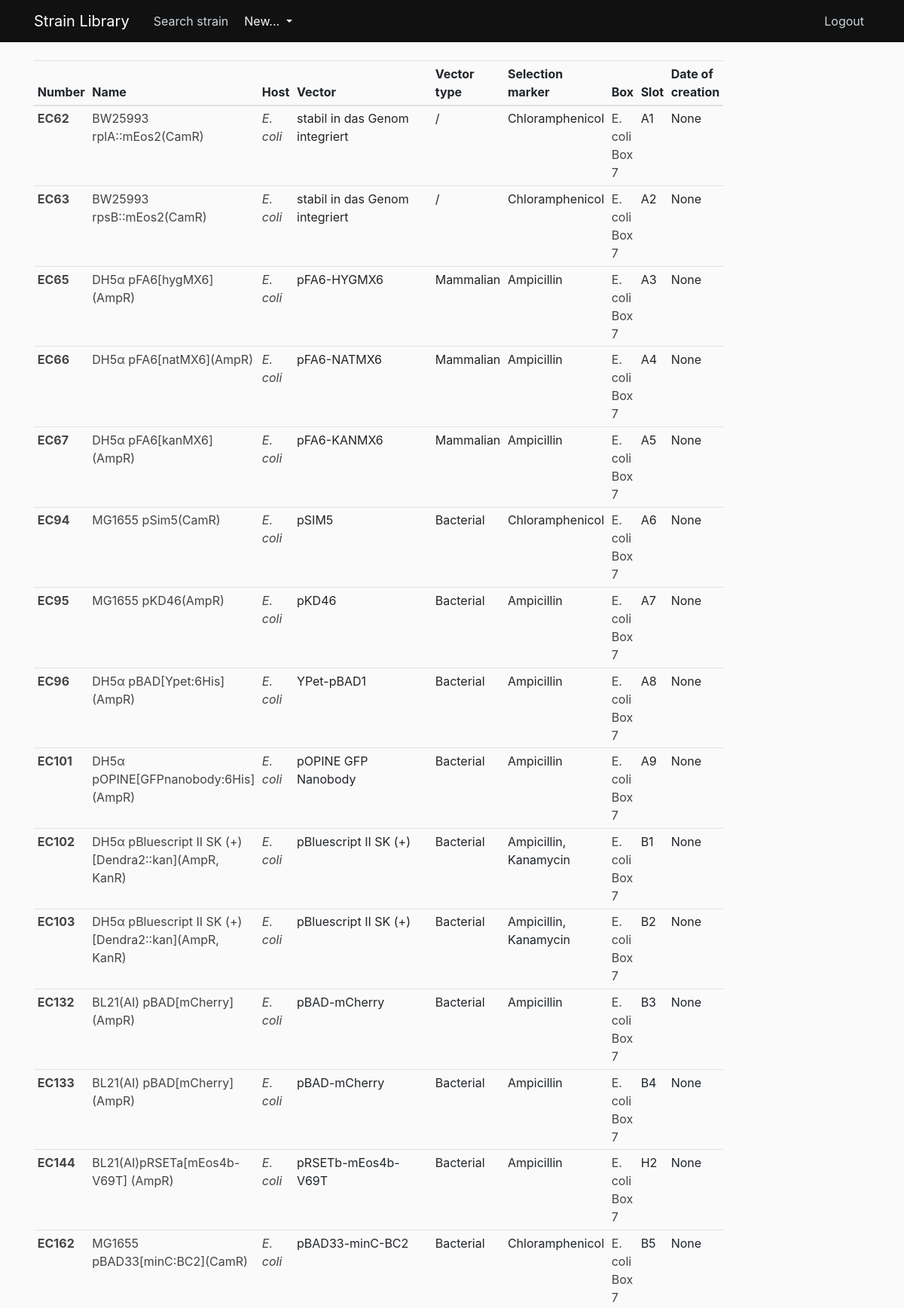
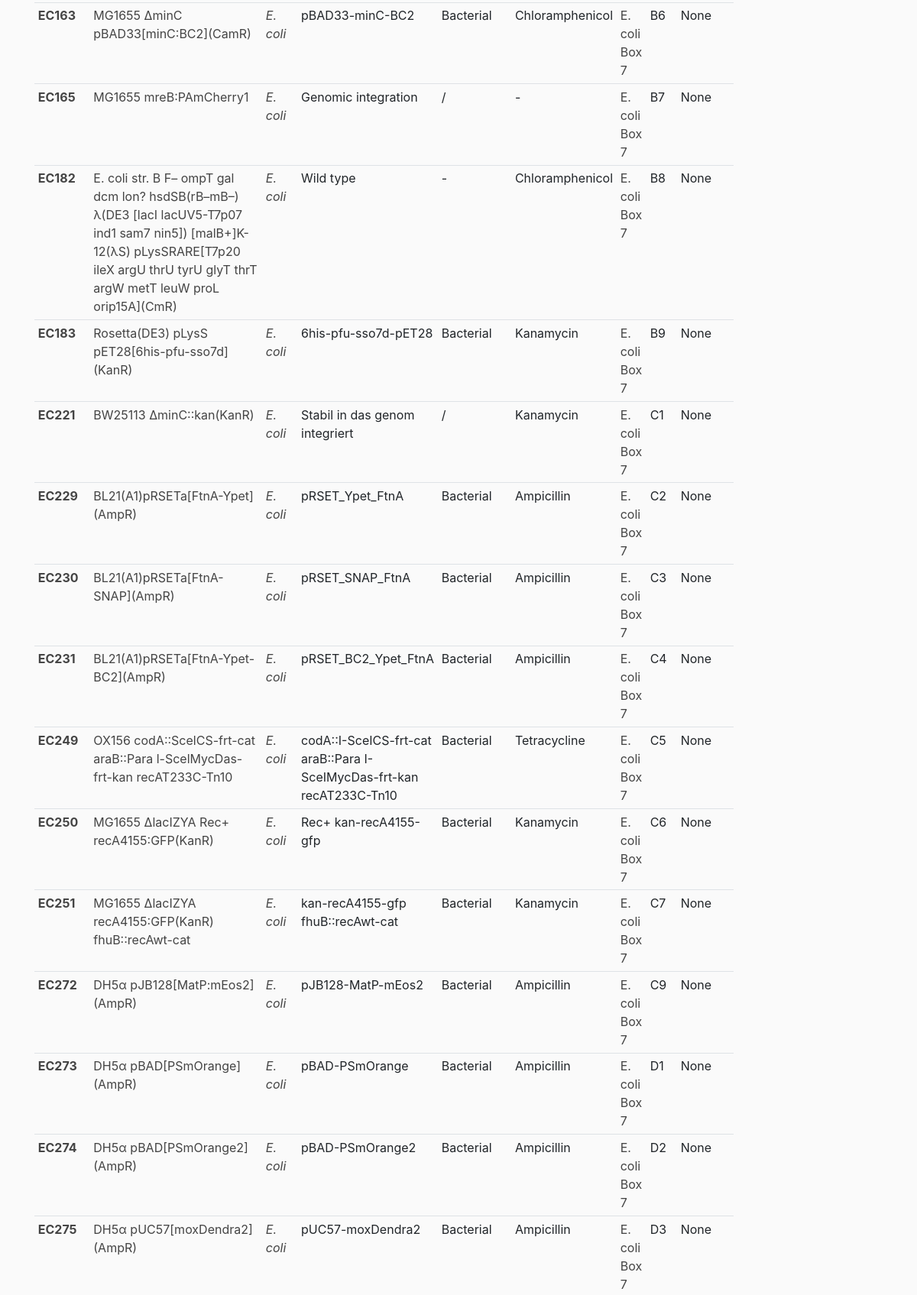
The page /results?box=E.+coli+Box+7 (signed in, upper part) on the database its author committed (2 pictures, top to bottom).
### strain_library/models.py (models this page shows, shortened)
class Strain(db.Model):
    __tablename__ = 'strain'
    id = db.Column(db.Integer, primary_key=True)
    number = db.Column(db.String, nullable=False, unique=True)
    name = db.Column(db.String, nullable=False)
    host = db.Column(db.String, nullable=False)
    vector = db.Column(db.String)
    vector_type = db.Column(db.String)
    selection_marker = db.Column(db.String)
    box = db.Column(db.String)
    slot = db.Column(db.String)
    date_of_creation = db.Column(db.Date)
    comments = db.Column(db.Text)
    user_id = db.Column(db.Integer, db.ForeignKey('user.id'), nullable=False)
    type = db.Column(db.String)
    __mapper_args__ = {
        'polymorphic_identity':'strain',
        'polymorphic_on':type
    }

class EcoliStrain(Strain):
    __tablename__ = 'ecolistrainlist'
    id = db.Column(db.Integer, db.ForeignKey('strain.id'), primary_key=True)
    __mapper_args__ = {
        'polymorphic_identity':'ecolistrainlist'
    }

class Strain(db.Model):
    __tablename__ = 'strain'
    id = db.Column(db.Integer, primary_key=True)
    number = db.Column(db.String, nullable=False, unique=True)
    name = db.Column(db.String, nullable=False)
    host = db.Column(db.String, nullable=False)
    vector = db.Column(db.String)
    vector_type = db.Column(db.String)
    selection_marker = db.Column(db.String)
    box = db.Column(db.String)
    slot = db.Column(db.String)
    date_of_creation = db.Column(db.Date)
    comments = db.Column(db.Text)
    user_id = db.Column(db.Integer, db.ForeignKey('user.id'), nullable=False)
    type = db.Column(db.String)
    __mapper_args__ = {
        'polymorphic_identity':'strain',
        'polymorphic_on':type
    }

### strain_library/routes.py (the view)
@app.route('/results')
@login_required
def results():
    host = request.args.get('host')
    box = request.args.get('box')
    if host:
        strains = Strain.query.filter_by(host=host).all()
        return render_template('results.html', strains=strains)
    if box:
        strains = Strain.query.filter_by(box=box).all()
        return render_template('results.html', strains=strains)
    strains = Strain.query.all()
    return render_template('results.html', strains=strains)

### strain_library/models.py (called while the page is built)
@login_manager.user_loader
def load_user(user_id):
    return User.query.get(int(user_id))

### strain_library/templates/results.html
{% extends "layout.html" %}
{% block content %}
    <table class="table table-sm table-hover">
        <thead>
          <tr>
            <th scope="col">Number</th>
            <th scope="col">Name</th>
            <th scope="col">Host</th>
            <th scope="col">Vector</th>
            <th scope="col">Vector type</th>
            <th scope="col">Selection marker</th>
            <th scope="col">Box</th>
            <th scope="col">Slot</th>
            <th scope="col">Date of creation</th>
          </tr>
        </thead>
        <tbody>
            {% for strain in strains %}
            <tr>
                <th scope="row" ><a class="article-title" href="{{ url_for('strain', strain_id=strain.id) }}">{{ strain.number }}</a></th>
                <td><a class="article-title" href="{{ url_for('strain', strain_id=strain.id) }}">{{ strain.name }}</a></td>
                <td><i><a class="article-title" href="{{ url_for('results', host=strain.host) }}">{{ strain.host }}</a></i></td>
                <td>{{ strain.vector }}</td>
                <td>{{ strain.vector_type }}</td>
                <td>{{ strain.selection_marker }}</td>
                <td><a class="article-title" href="{{ url_for('results', box=strain.box) }}">{{ strain.box }}</a></td>
                <td>{{ strain.slot }}</td>
                <td>{{ strain.date_of_creation }}</td>
            </tr>
            {% endfor %}
        </tbody>
      </table>
{% endblock content %}

### strain_library/static/main.css (style rules this page uses)
body { background: #fafafa; color: #333333; margin-top: 5rem; }
.article-title { color: #444444; }

### rows shown on the page
EcoliStrain: number "EC62", name "BW25993 rplA::mEos2(CamR)", host "E. coli", vector "stabil in das Genom integriert", vector_type "/", selection_marker "Chloramphenicol", box "E. coli Box 7", slot "A1", date_of_creation "None"
EcoliStrain: number "EC63", name "BW25993 rpsB::mEos2(CamR)", host "E. coli", vector "stabil in das Genom integriert", vector_type "/", selection_marker "Chloramphenicol", box "E. coli Box 7", slot "A2", date_of_creation "None"
EcoliStrain: number "EC65", name "DH5α pFA6[hygMX6](AmpR)", host "E. coli", vector "pFA6-HYGMX6", vector_type "Mammalian", selection_marker "Ampicillin", box "E. coli Box 7", slot "A3", date_of_creation "None"
EcoliStrain: number "EC66", name "DH5α pFA6[natMX6](AmpR)", host "E. coli", vector "pFA6-NATMX6", vector_type "Mammalian", selection_marker "Ampicillin", box "E. coli Box 7", slot "A4", date_of_creation "None"
EcoliStrain: number "EC67", name "DH5α pFA6[kanMX6](AmpR)", host "E. coli", vector "pFA6-KANMX6", vector_type "Mammalian", selection_marker "Ampicillin", box "E. coli Box 7", slot "A5", date_of_creation "None"
EcoliStrain: number "EC94", name "MG1655 pSim5(CamR)", host "E. coli", vector "pSIM5", vector_type "Bacterial", selection_marker "Chloramphenicol", box "E. coli Box 7", slot "A6", date_of_creation "None"
EcoliStrain: number "EC95", name "MG1655 pKD46(AmpR)", host "E. coli", vector "pKD46", vector_type "Bacterial", selection_marker "Ampicillin", box "E. coli Box 7", slot "A7", date_of_creation "None"
EcoliStrain: number "EC96", name "DH5α pBAD[Ypet:6His](AmpR)", host "E. coli", vector "YPet-pBAD1", vector_type "Bacterial", selection_marker "Ampicillin", box "E. coli Box 7", slot "A8", date_of_creation "None"
EcoliStrain: number "EC101", name "DH5α pOPINE[GFPnanobody:6His](AmpR)", host "E. coli", vector "pOPINE GFP Nanobody", vector_type "Bacterial", selection_marker "Ampicillin", box "E. coli Box 7", slot "A9", date_of_creation "None"
EcoliStrain: number "EC102", name "DH5α pBluescript II SK (+)[Dendra2::kan](AmpR, KanR)", host "E. coli", vector "pBluescript II SK (+)", vector_type "Bacterial", selection_marker "Ampicillin, Kanamycin", box "E. coli Box 7", slot "B1", date_of_creation "None"
EcoliStrain: number "EC103", name "DH5α pBluescript II SK (+)[Dendra2::kan](AmpR, KanR)", host "E. coli", vector "pBluescript II SK (+)", vector_type "Bacterial", selection_marker "Ampicillin, Kanamycin", box "E. coli Box 7", slot "B2", date_of_creation "None"
EcoliStrain: number "EC132", name "BL21(AI) pBAD[mCherry](AmpR)", host "E. coli", vector "pBAD-mCherry", vector_type "Bacterial", selection_marker "Ampicillin", box "E. coli Box 7", slot "B3", date_of_creation "None"
EcoliStrain: number "EC133", name "BL21(AI) pBAD[mCherry](AmpR)", host "E. coli", vector "pBAD-mCherry", vector_type "Bacterial", selection_marker "Ampicillin", box "E. coli Box 7", slot "B4", date_of_creation "None"
EcoliStrain: number "EC144", name "BL21(AI)pRSETa[mEos4b-V69T] (AmpR)", host "E. coli", vector "pRSETb-mEos4b-V69T", vector_type "Bacterial", selection_marker "Ampicillin", box "E. coli Box 7", slot "H2", date_of_creation "None"
EcoliStrain: number "EC162", name "MG1655 pBAD33[minC:BC2](CamR)", host "E. coli", vector "pBAD33-minC-BC2", vector_type "Bacterial", selection_marker "Chloramphenicol", box "E. coli Box 7", slot "B5", date_of_creation "None"
EcoliStrain: number "EC163", name "MG1655 ΔminC pBAD33[minC:BC2](CamR)", host "E. coli", vector "pBAD33-minC-BC2", vector_type "Bacterial", selection_marker "Chloramphenicol", box "E. coli Box 7", slot "B6", date_of_creation "None"
EcoliStrain: number "EC165", name "MG1655 mreB:PAmCherry1", host "E. coli", vector "Genomic integration", vector_type "/", selection_marker "-", box "E. coli Box 7", slot "B7", date_of_creation "None"
EcoliStrain: number "EC182", name "E. coli str. B F– ompT gal dcm lon? hsdSB(rB–mB–) λ(DE3 [lacI lacUV5-T7p07 ind1 sam7 nin5]) [malB+]K-12(λS) pLysSRARE[T7p20 ileX argU thrU tyrU glyT thrT argW metT leuW proL orip15A](CmR)", host "E. coli", vector "Wild type", vector_type "-", selection_marker "Chloramphenicol", box "E. coli Box 7", slot "B8", date_of_creation "None"
EcoliStrain: number "EC183", name "Rosetta(DE3) pLysS pET28[6his-pfu-sso7d](KanR)", host "E. coli", vector "6his-pfu-sso7d-pET28", vector_type "Bacterial", selection_marker "Kanamycin", box "E. coli Box 7", slot "B9", date_of_creation "None"
EcoliStrain: number "EC221", name "BW25113 ΔminC::kan(KanR)", host "E. coli", vector "Stabil in das genom integriert", vector_type "/", selection_marker "Kanamycin", box "E. coli Box 7", slot "C1", date_of_creation "None"
EcoliStrain: number "EC229", name "BL21(A1)pRSETa[FtnA-Ypet](AmpR)", host "E. coli", vector "pRSET_Ypet_FtnA", vector_type "Bacterial", selection_marker "Ampicillin", box "E. coli Box 7", slot "C2", date_of_creation "None"
EcoliStrain: number "EC230", name "BL21(A1)pRSETa[FtnA-SNAP](AmpR)", host "E. coli", vector "pRSET_SNAP_FtnA", vector_type "Bacterial", selection_marker "Ampicillin", box "E. coli Box 7", slot "C3", date_of_creation "None"
EcoliStrain: number "EC231", name "BL21(A1)pRSETa[FtnA-Ypet-BC2](AmpR)", host "E. coli", vector "pRSET_BC2_Ypet_FtnA", vector_type "Bacterial", selection_marker "Ampicillin", box "E. coli Box 7", slot "C4", date_of_creation "None"
EcoliStrain: number "EC249", name "OX156 codA::ScelCS-frt-cat araB::Para l-ScelMycDas-frt-kan recAT233C-Tn10", host "E. coli", vector "codA::I-SceICS-frt-cat araB::Para I-SceIMycDas-frt-kan recAT233C-Tn10", vector_type "Bacterial", selection_marker "Tetracycline", box "E. coli Box 7", slot "C5", date_of_creation "None"
EcoliStrain: number "EC250", name "MG1655 ΔlacIZYA Rec+ recA4155:GFP(KanR)", host "E. coli", vector "Rec+ kan-recA4155-gfp", vector_type "Bacterial", selection_marker "Kanamycin", box "E. coli Box 7", slot "C6", date_of_creation "None"
EcoliStrain: number "EC251", name "MG1655 ΔlacIZYA recA4155:GFP(KanR) fhuB::recAwt-cat", host "E. coli", vector "kan-recA4155-gfp fhuB::recAwt-cat", vector_type "Bacterial", selection_marker "Kanamycin", box "E. coli Box 7", slot "C7", date_of_creation "None"
EcoliStrain: number "EC272", name "DH5α pJB128[MatP:mEos2](AmpR)", host "E. coli", vector "pJB128-MatP-mEos2", vector_type "Bacterial", selection_marker "Ampicillin", box "E. coli Box 7", slot "C9", date_of_creation "None"
EcoliStrain: number "EC273", name "DH5α pBAD[PSmOrange](AmpR)", host "E. coli", vector "pBAD-PSmOrange", vector_type "Bacterial", selection_marker "Ampicillin", box "E. coli Box 7", slot "D1", date_of_creation "None"
EcoliStrain: number "EC274", name "DH5α pBAD[PSmOrange2](AmpR)", host "E. coli", vector "pBAD-PSmOrange2", vector_type "Bacterial", selection_marker "Ampicillin", box "E. coli Box 7", slot "D2", date_of_creation "None"
EcoliStrain: number "EC275", name "DH5α pUC57[moxDendra2](AmpR)", host "E. coli", vector "pUC57-moxDendra2", vector_type "Bacterial", selection_marker "Ampicillin", box "E. coli Box 7", slot "D3", date_of_creation "None"
